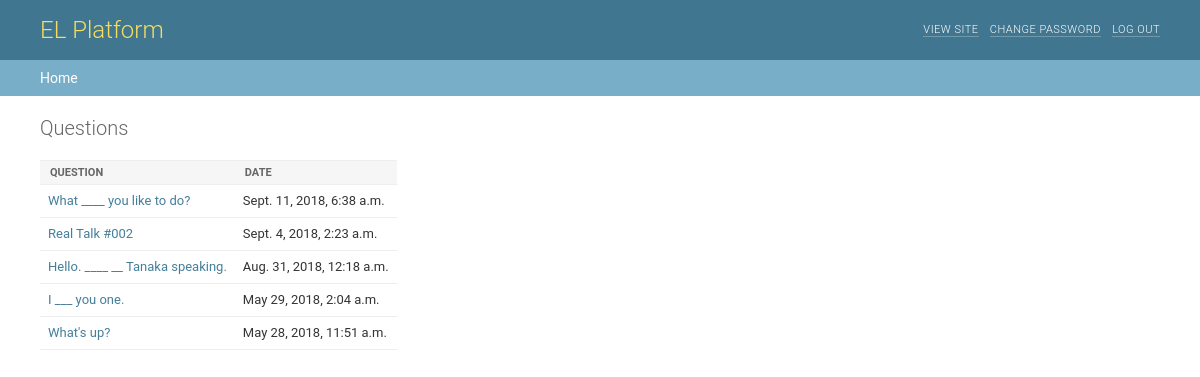
/polls/, run on an earlier commit of the app's database.
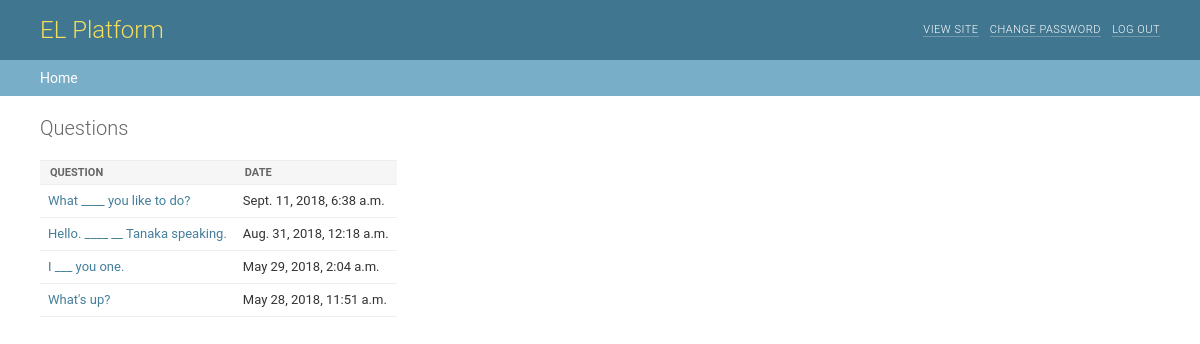
And on a later commit of the database.
### polls/models.py (models this page shows, shortened)
class Question(models.Model):
	question_text = models.CharField(
		verbose_name=_("Question_text"),
		max_length=200,
		blank=False
		)
	description = models.TextField(
		verbose_name=_("Description"),
		blank=True,
		help_text=_("a description of the quiz")
		)
	pub_date = models.DateTimeField(
		'date published'
		)
	def was_published_recently(self):
		 now = timezone.now()
		 return now - datetime.timedelta(days=1) <= self.pub_date <= now
	was_published_recently.admin_order_field = 'pub_date'
	was_published_recently.boolean = True
	was_published_recently.short_description = 'Published recently?'

### polls/views.py (the view)
# urls.py: path('', views.IndexView.as_view(), name='index'),
class IndexView(generic.ListView):
	template_name = 'polls/index.html'
	context_object_name = 'latest_question_list'
	def get_queryset(self):
		return Question.objects.filter(
			pub_date__lte=timezone.now()
		).order_by('-pub_date')[:5]

### polls/templates/polls/index.html (shortened to what this page needs)
{% load static %}
    <link rel="stylesheet" type="text/css" href="{% static 'polls/base.css' %}" />
<div id="header">
    <div id="branding">
        <h1 id="site-name"><a href="/polls/">EL Platform</a></h1>
    </div>
    <div id="user-tools">
        <strong>yutwat</strong>.
        <a href="/">View site</a> /
        <a href="/password_change/">Change password</a> /
        <a href="/logout/">Log out</a>
    </div>
</div>
<div class="breadcrumbs">
    <a href="/polls/">Home</a>
</div>
<div id="content", class="flex">
<h1>{{ "Questions" }}</h1>
{% if latest_question_list %}
    <table>
        <thead>
          <tr>
            <th>Question</th>
            <th>Date</th>
          </tr>
        </thead>
        <tbody>
            {% for question in latest_question_list %}
            <tr>
                <td><a href="{% url 'polls:detail' question.id %}"> {{ question.question_text }} </a></td>
                <td>{{question.pub_date}}</td>
            </tr>
            {% endfor %}
        </tbody>
    </table>
{% else %}
    <p>No polls are available.</p>
{% endif %}
</div>

### polls/static/polls/base.css (style rules this page uses)
a:link, a:visited { color: #447e9b; text-decoration: none; }
h1,h2,h3,h4,h5 { font-weight: bold; }
h1 { margin: 0 0 20px; font-weight: 300; font-size: 20px; color: #666; }
table { border-collapse: collapse; border-color: #ccc; }
td, th { font-size: 13px; line-height: 16px; border-bottom: 1px solid #eee; vertical-align: top; padding: 8px; font-family: "Roboto", "Lucida Grande", Verdana, Arial, sans-serif; }
th { font-weight: 600; text-align: left; }
thead th, tfoot td { color: #666; padding: 5px 10px; font-size: 11px; background: #fff; border: none; border-top: 1px solid #eee; border-bottom: 1px solid #eee; }
thead th { padding: 5px 10px; line-height: normal; text-transform: uppercase; background: #f6f6f6; }
div.breadcrumbs { background: #79aec8; padding: 10px 40px; border: none; font-size: 14px; color: #c4dce8; text-align: left; }
div.breadcrumbs a { color: #fff; }
#content { padding: 20px 40px; }
#header { width: auto; height: 40px; padding: 10px 40px; background: #417690; line-height: 40px; color: #417690; overflow: hidden; }
#header a:link, #header a:visited { color: #fff; }
#branding { float: left; }
#branding h1 { padding: 0; margin: 0 20px 0 0; font-weight: 300; font-size: 24px; color: #f5dd5d; }
#branding h1, #branding h1 a:link, #branding h1 a:visited { color: #f5dd5d; }
#user-tools { float: right; padding: 0; margin: 0 0 0 20px; font-weight: 300; font-size: 11px; letter-spacing: 0.5px; text-transform: uppercase; text-align: right; }
#user-tools a { border-bottom: 1px solid rgba(255, 255, 255, 0.25); }

What changed in the data, as far as the page shows it:
removed Question: question_text "Real Talk #002", pub_date "Sept. 4, 2018, 2:23 a.m."
